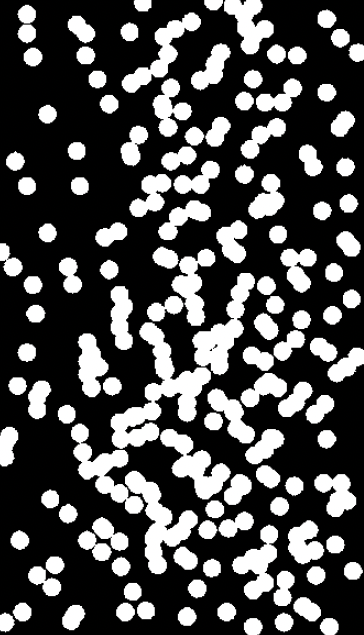
#> input picture img/microscope.png, 364 x 635 px
$ jupyter execute Lab01_Ejercicio7.ipynb
#> lines starting #> are read from the running program, lines starting #| are printed output that depends on the picture; after the words box and inside, x2 and y2 are one past the last pixel; in counts of white or black regions, pixels touching at a corner belong together
## ***Visión por Computadora - 2024***
### *Lab 01 - Ejercicio 7*

Stefano Aragoni, Carol Arévalo, José González, Luis Santos

-----------

7. Sobre la imagen microscope.png, aplicar los siguientes pasos:
- Binarizar la imagen (si no está binarizada).
- Obtener la componente conexa de menor tamaño. ¿Cuántos píxeles tiene?
- Recortar la componente conexa de mayor tamaño, y remover el resto de componentes. Mostrar una imagen binaria donde solo quede la mayor componente conexa.
- Aplicar operaciones morfológicas para contar cuántas hay células en total. ¿Comparar el número obtenido contra el número verdadero de células?

-------

#### *Importar librerías*

Como primer paso, se importa numpy, cv2, y matplotlib.

[cell 1]
import numpy as np
import cv2
import matplotlib.pyplot as plt
from skimage.measure import label, regionprops
from skimage.color import label2rgb
from scipy import ndimage

---------

#### *Binarización de imagen*

En este caso, la imagen ya está binarizada (está en blanco y negro). Sin embargo, se utilizará un algoritmo de binarización para asegurarse que los pixeles sean negro o blanco.

[cell 2]
# Importar imagen en escala de grises
img = cv2.imread('img/microscope.png', cv2.IMREAD_GRAYSCALE)
#> img: shape (635, 364); min 0, max 255, mean 76.6

# Binarizar la imagen con Otsu
_, img_bin = cv2.threshold(img, 0, 255, cv2.THRESH_BINARY + cv2.THRESH_OTSU)
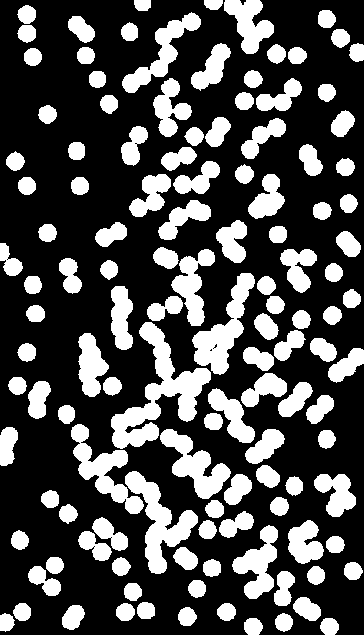
#> img_bin: shape (635, 364); 30% white; 125 white regions, largest, box (x1, y1, x2, y2) and area: (111, 322, 211, 449) 4179, (125, 471, 198, 574) 2618, (192, 273, 255, 375) 2399

[cell 3]
plt.figure(figsize=(10, 5))

plt.subplot(1, 2, 1)
plt.imshow(img, cmap='gray')
plt.title('Imagen Original')

plt.subplot(1, 2, 2)
plt.imshow(img_bin, cmap='gray')
plt.title('Imagen Binarizada')

plt.tight_layout()

plt.show()
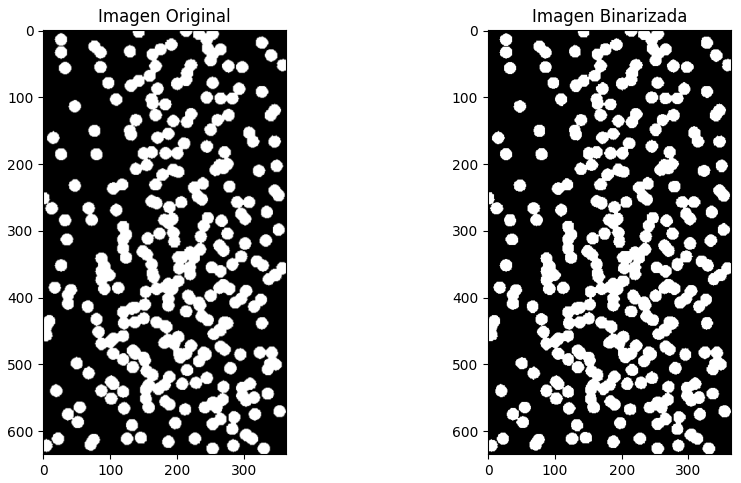
#> figure drawn by matplotlib, 2 panels

--------

#### *Componente Conexo (de menor tamaño)*

Posteriormente, se utiliza la función cv2.connectedComponentsWithStats para detectar todos los componentes conexos de la imágen.

[cell 4]
# Identificación de componentes conexos
nlabels, labels, stats, centroids = cv2.connectedComponentsWithStats(img_bin, connectivity=8)
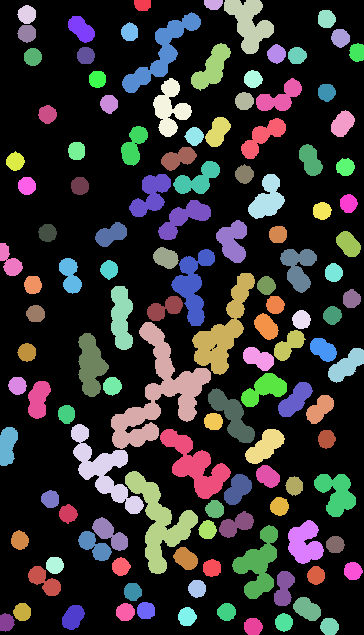
#> labels: shape (635, 364) int32; 126 distinct labels, from 0 to 125; one colour per label, 0 black
#> nlabels = 126; stats = 126 rows, first 6: [0, 0, 364, 635, 161714], [134, 0, 17, 11, 167], [204, 0, 19, 10, 158], [224, 0, 50, 54, 1450], [17, 5, 19, 19, 270], [318, 10, 18, 18, 266]; centroids = 126 pairs, first value 6.06 to 356.6, second value 3.87 to 626.2

A partir de eso, se debe encontrar cuál es el componente conexo de menor tamaño (excluyendo el fondo negro de la imágen). Para esto, se utiliza una función que permite ordenar los componentes según su área.

[cell 5]
# Encontrar el componente conexo de menor tamaño (excluyendo el fondo)
min_component_index = np.argmin(stats[1:, cv2.CC_STAT_AREA]) + 1
#> min_component_index = 2

[cell 6]
# Extrae la máscara del componente conexo más pequeño
min_component = (labels == min_component_index).astype(np.uint8) * 255
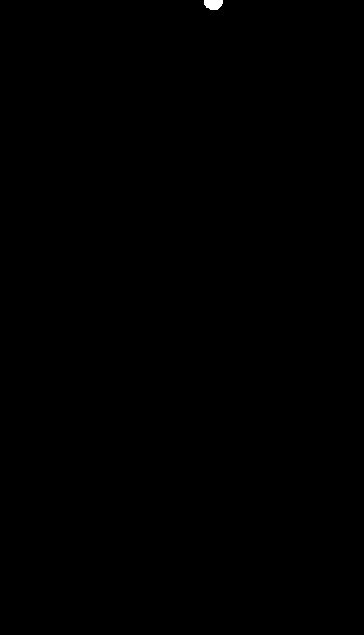
#> min_component: shape (635, 364); 0.07% white; 1 white region, box (x1, y1, x2, y2) and area: (204, 0, 223, 10) 158

# Mostrar la imagen del componente conexo más pequeño
plt.figure(figsize=(5, 5))
plt.imshow(min_component, cmap='gray')
plt.title('Componente Conexo Más Pequeño')
plt.show()

Finalmente, se realizó el calculo correspondiente para determinar cuántos pixeles tiene el componente de menor tamaño. En este caso, lo que se está calculando es la cantidad de pixeles blancos.

[cell 7]
# Calculo de cuántos pixeles blancos tiene el componente conexo más pequeño
count = 0
for i in range(min_component.shape[0]):
    for j in range(min_component.shape[1]):
        if min_component[i][j] == 255:
            count += 1
#> after the loop, count = 158

print(f"El componente conexo más pequeño tiene {count} píxeles blancos.")
#| El componente conexo más pequeño tiene 158 píxeles blancos.

--------

#### *Componente Conexo (de mayor tamaño)*

Luego, se repitió el procedimiento anterior para encontrar el componente conexo de mayor tamaño.

[cell 8]
# Encontrar el componente conexo de mayor
max_component_index = np.argmax(stats[1:, cv2.CC_STAT_AREA]) + 1
#> max_component_index = 67

[cell 9]
# Extrae la máscara del componente conexo más grande
max_component = (labels == max_component_index).astype(np.uint8) * 255
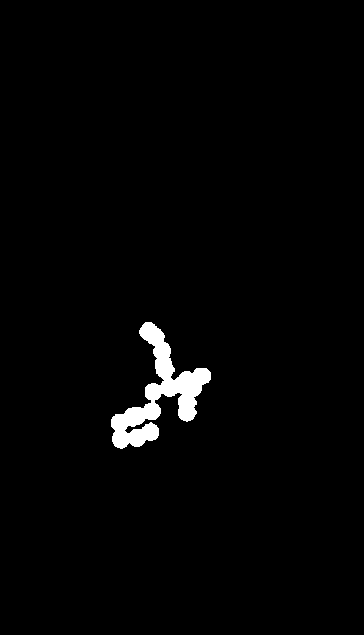
#> max_component: shape (635, 364); 1.8% white; 1 white region, box (x1, y1, x2, y2) and area: (111, 322, 211, 449) 4179

# Recortar la imagen para mostrar solo el componente conexo más grande
x, y, w, h, area = stats[max_component_index]
#> x = 111; y = 322; w = 100; h = 127; area = 4179
max_component = max_component[y:y+h, x:x+w]
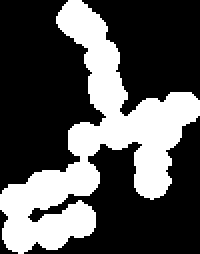
#> max_component: shape (127, 100) (shown 2 times larger); 32.9% white; 1 white region, box (x1, y1, x2, y2) and area: (0, 0, 100, 127) 4179

# Mostrar la imagen del componente conexo más grande
plt.figure(figsize=(10, 5))
plt.subplot(1, 2, 1)
plt.imshow(max_component, cmap='gray')
plt.title('Componente Conexo Más Grande')

conteo = cv2.imread('img/output.png')
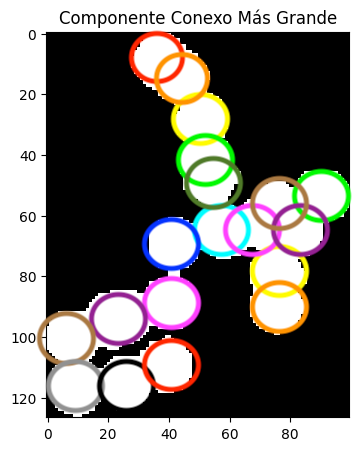
#> input picture img/output.png, 359 x 451 px
#> conteo is the input picture: shape (451, 359, 3); mean B, G, R 117.7, 120.7, 123.6
plt.subplot(1, 2, 2)
plt.imshow(conteo, cmap='gray')
plt.title('Conteo de Células (manualmente)')

plt.show()
#> figure, not shown here; B, G, R data is drawn as R, G, B

En este caso, logramos identificar **19 células diferentes** en el componente conexo más grande.

-------

#### *Operaciones morofológicas*

Posteriormente se aplicaron operaciones morfológicas simples para poder separar las células. Esto se realizó con el proósito de poder contar cuántas células hay en total.

[cell 10]
plt.figure(figsize=(15, 10))

# Imagen original
plt.subplot(1, 5, 1)
plt.imshow(max_component, cmap='gray')
plt.title('Imagen Original')
plt.axis('off')

# ---------------------------- OPERACIONES MORFOLÓGICAS

kernel = cv2.getStructuringElement(cv2.MORPH_ELLIPSE, (15, 15))
cells = cv2.erode(max_component, kernel, iterations=1)
#> cells: shape (127, 100); 3% white; 14 white regions (9 under 20 px), largest, box (x1, y1, x2, y2) and area: (68, 53, 93, 70) 158, (18, 92, 29, 98) 40, (36, 7, 46, 17) 34, (74, 78, 78, 92) 30, (51, 40, 56, 50) 26

plt.subplot(1, 5, 2)
plt.imshow(cells, cmap='gray')
plt.title('PASO 1: Erosión')
plt.axis('off')

# ----------------------------

kernel = cv2.getStructuringElement(cv2.MORPH_RECT, (2, 2))
cells = cv2.erode(cells, kernel, iterations=1)
#> cells: shape (127, 100); 1.7% white; 15 white regions (13 under 20 px), largest, box (x1, y1, x2, y2) and area: (70, 58, 86, 70) 109, (20, 93, 28, 97) 24

plt.subplot(1, 5, 3)
plt.imshow(cells, cmap='gray')
plt.title('PASO 2: Erosión')
plt.axis('off')

# ----------------------------

kernel = cv2.getStructuringElement(cv2.MORPH_RECT, (1, 2))
cells = cv2.erode(cells, kernel, iterations=1)
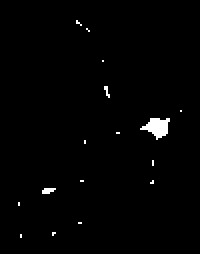
#> cells: shape (127, 100) (shown 2 times larger); 1.2% white; 16 white regions (15 under 20 px), largest, box (x1, y1, x2, y2) and area: (70, 59, 85, 70) 93

plt.subplot(1, 5, 4)
plt.imshow(cells, cmap='gray')
plt.title('PASO 3: Erosión')
plt.axis('off')

# ----------------------------

kernel = cv2.getStructuringElement(cv2.MORPH_ELLIPSE, (2, 2))
cells = cv2.dilate(cells, kernel, iterations=4)
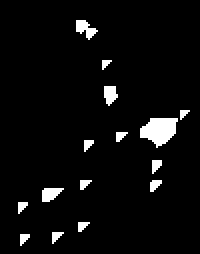
#> cells: shape (127, 100) (shown 2 times larger); 4.5% white; 15 white regions (2 under 20 px), largest, box (x1, y1, x2, y2) and area: (70, 59, 89, 74) 190, (38, 10, 49, 20) 58, (21, 94, 32, 101) 54

plt.subplot(1, 5, 5)
plt.imshow(cells, cmap='gray')
plt.title('PASO 4: Dilatación')
plt.axis('off')

plt.tight_layout()

Como se puede observar en los pasos 1 a 4, las operaciones de erosión y dilatación lograron separar las células que no estaban tan pegadas. Sin embargo, no lograron separar aquellas que estaban sobrepuestas.

Por tal razón, se optó por aplicar hit-or-miss para intentar separar las células que estaban sobrepuestas.

[cell 11]
plt.figure(figsize=(15, 10))

# ---------------------------- OPERACIONES MORFOLÓGICAS

kernel1 = [
    [0, 1, 1]
]

cells2 = ndimage.binary_hit_or_miss(cells, structure1=kernel1).astype(np.uint8)
#> cells2: shape (127, 100); values 0 (black) and 1 (white), 0.75% white in thin lines or dots, all inside (x1, y1, x2, y2) = (9, 10, 91, 122)

plt.subplot(1, 5, 1)
plt.imshow(cells2, cmap='gray')
plt.title('PASO 5: Hit-Or-Miss')
plt.axis('off')

# ----------------------------

kernel = cv2.getStructuringElement(cv2.MORPH_RECT, (2, 2))
cells2 = cv2.dilate(cells2, kernel, iterations=1)
#> cells2: shape (127, 100); values 0 (black) and 1 (white), 1.9% white in thin lines or dots, all inside (x1, y1, x2, y2) = (9, 10, 92, 123)

plt.subplot(1, 5, 2)
plt.imshow(cells2, cmap='gray')
plt.title('PASO 6: Dilatación')
plt.axis('off')

# ----------------------------

kernel = cv2.getStructuringElement(cv2.MORPH_RECT, (2, 1))
cells2 = cv2.erode(cells2, kernel, iterations=1)
#> cells2: shape (127, 100); values 0 (black) and 1 (white), 0.98% white in thin lines or dots, all inside (x1, y1, x2, y2) = (10, 10, 92, 123)

plt.subplot(1, 5, 3)
plt.imshow(cells2, cmap='gray')
plt.title('PASO 7: Erosión')
plt.axis('off')

# ----------------------------

kernel1 = [
    [0, 1],
    [0, 1]
]

cells2 = ndimage.binary_hit_or_miss(cells2, structure1=kernel1).astype(np.uint8)
#> cells2: shape (127, 100); values 0 (black) and 1 (white), 0.67% white in thin lines or dots, all inside (x1, y1, x2, y2) = (10, 11, 92, 123)

plt.subplot(1, 5, 4)
plt.imshow(cells2, cmap='gray')
plt.title('PASO 8: Hit-Or-Miss')
plt.axis('off')

# ----------------------------

kernel = cv2.getStructuringElement(cv2.MORPH_RECT, (2, 1))
cells2 = cv2.dilate(cells2, kernel, iterations=2)
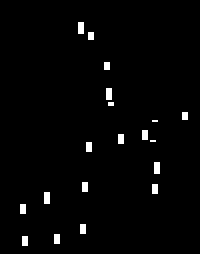
#> cells2: shape (127, 100) (shown 2 times larger); values 0 (black) and 1 (white), 2% white; 19 white regions (19 under 20 px)

plt.subplot(1, 5, 5)
plt.imshow(cells2, cmap='gray')
plt.title('PASO 9: Dilatación')
plt.axis('off')

# ----------------------------

Como se puede observar en los pasos 5 a 9, la operación de hit-or-miss logró separar las células que estaban sobrepuestas. En realidad, se logró separar todas las células que se visualizan en la imágen.

Con este procedimiento listo, se utilizó las herramienta de skimage (que también se utilizó en los ejemplos de clase) para identificar las diferentes células y contar cuántas hay.

[cell 12]
# Determinar las células en la imagen
label_image = label(cells2)
#> label_image: shape (127, 100) int64; 20 distinct labels, from 0 to 19
regions = regionprops(label_image)
#> regions = 19 regions; largest, box (x1, y1, x2, y2) and area: (39, 11, 42, 17) 18, (53, 44, 56, 50) 18, (77, 81, 80, 87) 18, (22, 96, 25, 102) 18, (71, 65, 74, 70) 15

# Generar una imagen con colores para visualizar las células
colored_cells = label2rgb(label_image, bg_label=0)
num_cells = len(regions)
#> num_cells = 19

# Mostrar la imagen con las células identificadas
plt.figure(figsize=(10, 5))
plt.subplot(1, 2, 1)
plt.imshow(colored_cells)
plt.title('Céluas Identificadas')
plt.axis('off')

conteo = cv2.imread('img/output.png')
plt.subplot(1, 2, 2)
plt.imshow(conteo, cmap='gray')
plt.title('Conteo de Células (manualmente)')
plt.axis('off')

plt.show()
#> figure, not shown here; B, G, R data is drawn as R, G, B

print(f"Se identificaron {num_cells} células en la imagen.")
#| Se identificaron 19 células en la imagen.
